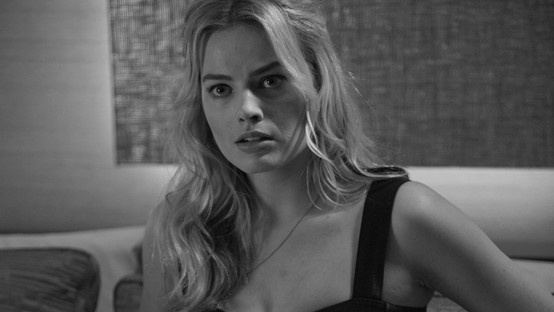
#> input picture Margot-Robbie-gray.jpg, 554 x 312 px, found by its file name
$ python LaplaceOperator.py   (older library calls are emulated)
#> lines starting #> are read from the running program, lines starting #| are printed output that depends on the picture
import numpy as np
import cv2
from matplotlib import pyplot as plt

img1 = cv2.cvtColor(cv2.imread('Margot-Robbie-gray.jpg'), cv2.COLOR_BGR2GRAY)
#> img1: shape (312, 554); min 0, max 212, mean 89.4
img2 = cv2.cvtColor(cv2.imread('Margot-Robbie.jpg'), cv2.COLOR_BGR2RGB)
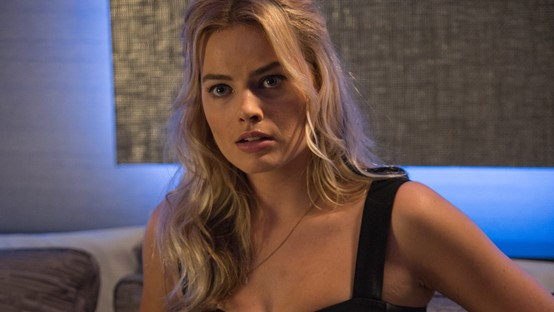
#> input picture Margot-Robbie.jpg, 554 x 312 px, found by its file name

def laplacian(f):
    temp = cv2.Laplacian(f, cv2.CV_32F) + 128
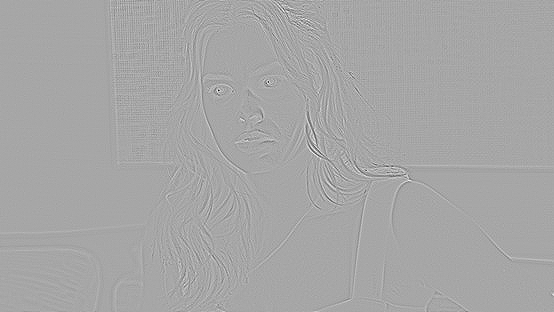
#> temp: shape (312, 554) float32; min -151, max 276, mean 128; drawn with min black and max white
    g = np.uint8(np.clip(temp, 0, 255))
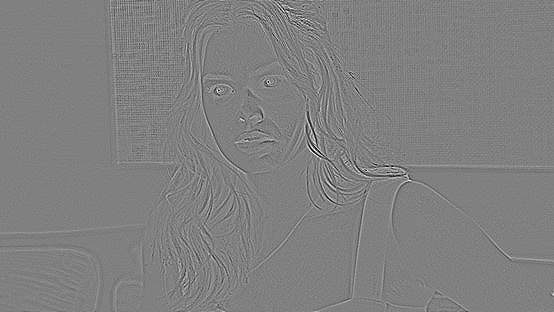
#> g: shape (312, 554); min 0, max 255, mean 128
    return g
def composite_laplacian(f):
    kernel = np.array([[0, -1, 0], [-1, 5, -1], [0, -1, 0]])
    temp = cv2.filter2D(f, cv2.CV_32F, kernel)
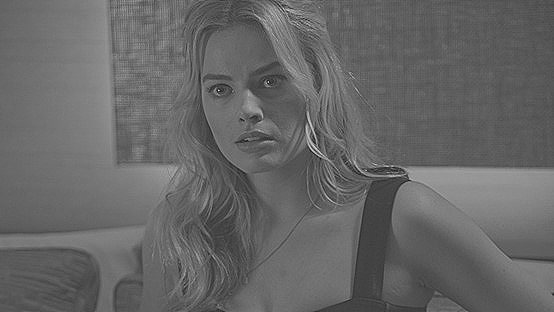
#> temp: shape (312, 554) float32; min -124, max 404, mean 89.4; drawn with min black and max white
    g = np.uint8(np.clip(temp, 0, 255))
    return g

newImg1_1 = laplacian(img1)
newImg1_2 = composite_laplacian(img1)

newImg2_1 = laplacian(img2)
newImg2_2 = composite_laplacian(img2)
#> in composite_laplacian (call 2), `temp = cv2.filter2D(f, cv2.CV_32F, kernel)`:
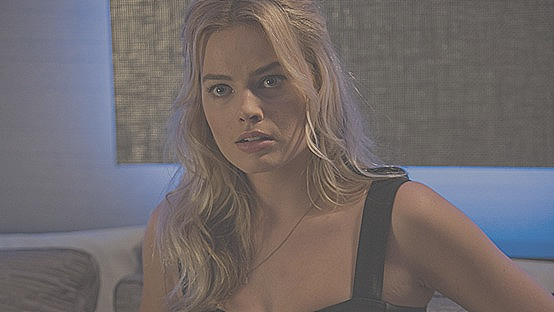
#> temp: shape (312, 554, 3) float32; mean R, G, B 100.6, 84.3, 85.7; drawn with min black and max white
#> in composite_laplacian (call 2), `g = np.uint8(np.clip(temp, 0, 255))`:
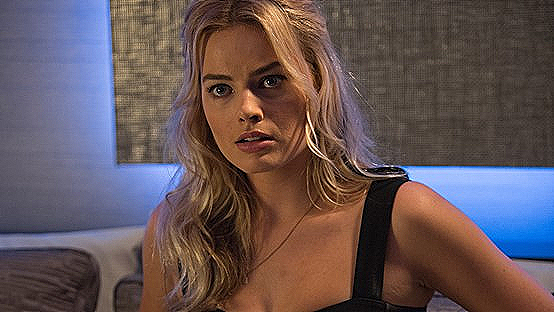
#> g: shape (312, 554, 3); mean R, G, B 100.7, 84.5, 85.9

images = [img1, newImg1_1, newImg1_2]
titles = ["Original", "Laplacian", "Composite Laplacian"]
plt.figure(figsize = (20, 5))
for i in range(3):
    plt.subplot(1, 3, i + 1), plt.imshow(images[i], cmap = 'gray')
    plt.title(titles[i], fontsize = 20, color = 'black')
    plt.xticks([]), plt.yticks([])

images = [img2, newImg2_1, newImg2_2]
titles = ["Original", "Laplacian", "Composite Laplacian"]
plt.figure(figsize = (20, 5))
for i in range(3):
    plt.subplot(1, 3, i + 1), plt.imshow(images[i])
    plt.title(titles[i], fontsize = 20, color = 'black')
    plt.xticks([]), plt.yticks([])

plt.tight_layout()
plt.show()
